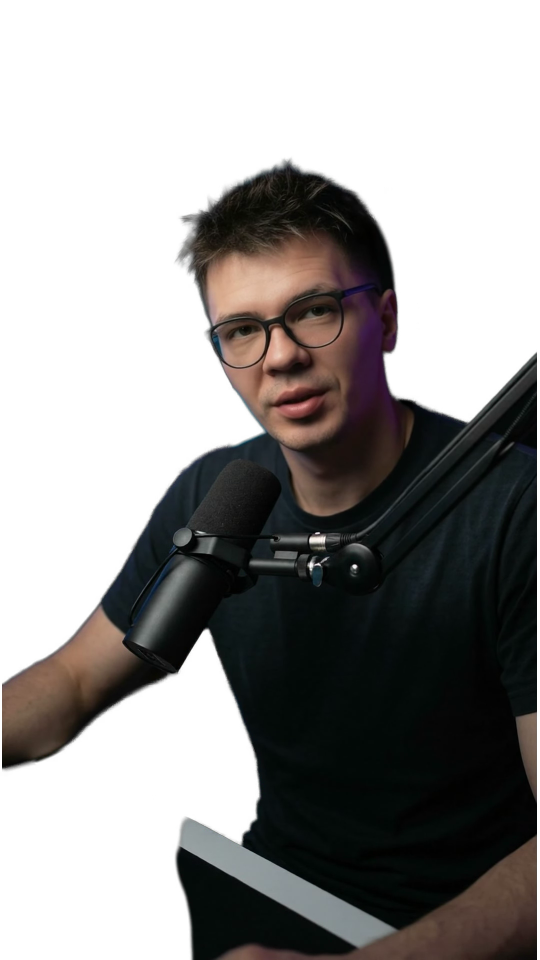
#> input picture docs/assets/ref_markus.png, 1080 x 1920 px, found by its file name (shown at 1/2 size)
$ python r.py ../../../assets/ref_markus.png out.png out.png ../../../assets/ref_markus.png
#> lines starting #> are read from the running program, lines starting #| are printed output that depends on the picture
#> (reads docs/projects/cd10/b/timeline.json from the repository)
#> further down, REF is the input picture: PIL image 1080x1920 RGBA; mean R, G, B, A 18.5, 17.2, 16, 120.5
### docs/projects/cd10/b/lib.py
import math, numpy as np
from PIL import Image, ImageDraw, ImageFont, ImageFilter
W,H,FPS=1080,1920,25
FD='/home/user/explainer-video-releases/docs/fonts/'
BG=(9,12,26); NAVY=(16,22,48); WHITE=(255,255,255); YEL=(255,211,77)
CYAN=(57,213,255); GREEN=(77,255,166); CORAL=(255,94,126); ORANGE=(255,160,60)
INK=(6,8,16); EDIT=(13,17,23)
_fc={}
# [22 lines left out: function font, not called in this run]
def clamp(x,a=0.,b=1.): return max(a,min(b,x))
def eo(x): x=clamp(x); return 1-(1-x)**3
def ei(x): x=clamp(x); return x**3
def eio(x): x=clamp(x); return 3*x*x-2*x**3
def eob(x,s=1.4): x=clamp(x); return 1+(s+1)*(x-1)**3+s*(x-1)**2
def prog(t,t0,d): return clamp((t-t0)/d) if d>0 else float(t>=t0)
def lerp(a,b,p): return a+(b-a)*p
def mixc(a,b,p): return tuple(int(round(a[i]+(b[i]-a[i])*p)) for i in range(3))
# [27 lines left out: functions comp, text_layer, txt, not called in this run]
def rrect_mask(w,h,r,ss=3):
    m=Image.new('L',(w*ss,h*ss),0); ImageDraw.Draw(m).rounded_rectangle((0,0,w*ss-1,h*ss-1),r*ss,fill=255)
    return m.resize((w,h),Image.LANCZOS)
# [4 lines left out: function glow, not called in this run]
def vignette(img,strength=0.55):
#> called with strength = 0.5
    yy,xx=np.mgrid[0:H,0:W]; d=np.sqrt(((xx-W/2)/(W*0.62))**2+((yy-H/2)/(H*0.6))**2)
    v=np.clip((d-0.55)/0.6,0,1)**1.6*strength
    a=(v*255).astype(np.uint8); lay=Image.new('RGBA',(W,H),(0,0,0,255)); lay.putalpha(Image.fromarray(a))
#> after `lay.putalpha(Image.fromarray(a))`:
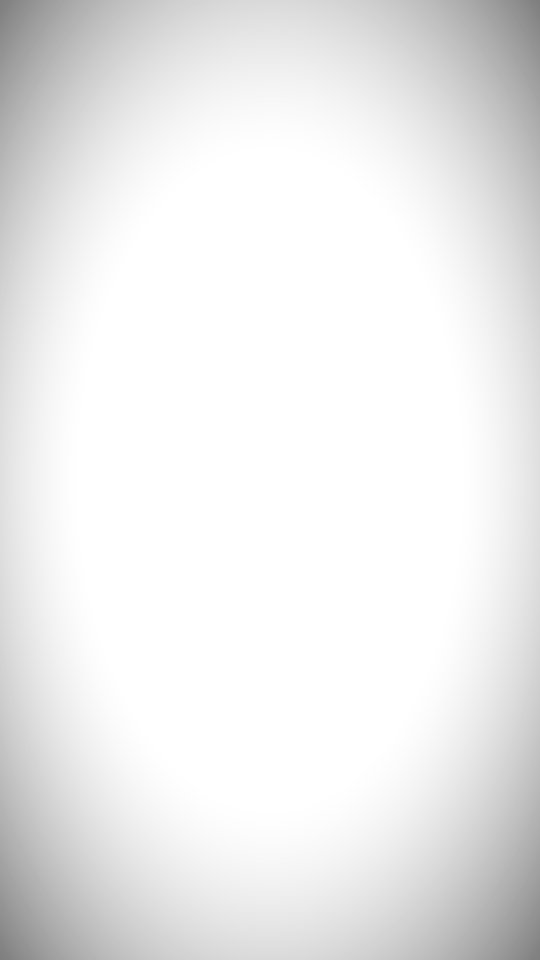
#> lay: PIL image 1080x1920 RGBA (shown at 1/2 size); mean R, G, B, A 0, 0, 0, 19.2; transparent parts drawn white
#> after `lay.putalpha(Image.fromarray(a))`:
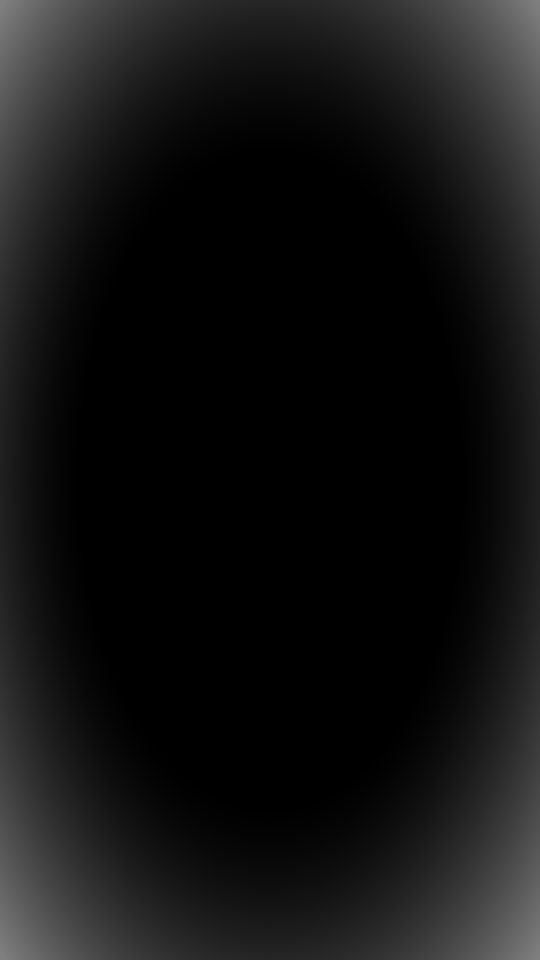
#> a: shape (1920, 1080) (shown at 1/2 size); min 0, max 127, mean 19.2
    return lay

### docs/projects/cd10/b/r.py
# cd10 renderer: «нейросеть рисует пикселями, код — формулами». Pillow, 25 fps, 1080x1920.
import sys, os, json, math, subprocess, numpy as np
from PIL import Image, ImageDraw, ImageFilter
from lib import *
import scene as SC
from edge import lineart
ROOT=os.path.dirname(os.path.abspath(__file__)); P=lambda *a: os.path.join(ROOT,*a)
TL=json.load(open(P('timeline.json')))       # phrases, words, avatar segments
PH=TL['phrases']; WD=TL['words']; TOT=TL['tot']; AV=TL.get('avatar')
COVER=3                                        # cover frames before t=0
NF=COVER+int(round(TOT*FPS))
def pt(i,k=0): return PH[i][k]
# [8 lines left out: function wt, not called in this run]
# ---------------- avatar ----------------
_avc={}
REF=Image.open('/home/user/explainer-video-releases/docs/assets/ref_markus.png').convert('RGBA')
# [12 lines left out: function av_frame, not called in this run]
CROP=(150,250,1050,1290)   # head + mic region of the 1080x1920 avatar frame
# [18 lines left out: functions av_card, put_card, not called in this run]
# ---------------- background ----------------
_bgc=None
# [11 lines left out: function background, not called in this run]
# ---------------- captions ----------------
KEY={'пикселями','формулами','зуме','каша','ни','шума','шаг','миллион','инструкцию','круг','радиус','жёлтый','билборд',
     'правки','голубую','всё','другие','одну','строчку','время','ожила','лицо','фотограф','чертёжник','кодом','меня','наверное','svg','нарисовать','подпишись'}
# [16 lines left out: function cap_chunks, not called in this run]
CAPS=None
# [29 lines left out: functions caption, label, not called in this run]
def panel(img,w,h,col,radius=30,bw=5):
    m=rrect_mask(w,h,radius); out=Image.new('RGBA',(w,h),(0,0,0,0)); out.paste(img.resize((w,h)) if img.size!=(w,h) else img,(0,0),m)
    ImageDraw.Draw(out).rounded_rectangle((1,1,w-2,h-2),radius,outline=col+(255,),width=bw); return out
# [21 lines left out: function code_layer, not called in this run]
TAG=(255,123,114); ATT=(121,192,255); STR=(165,214,255); PUN=(201,209,217); NUM=(255,166,87); YELC=(255,211,77)
SVG_LINES=[
 [('<svg ',TAG),('viewBox=',ATT),('"0 0 1000 1000"',STR),('>',TAG)],
 [('  <rect ',TAG),('fill=',ATT),('"url(#night)"',STR),('/>',TAG)],
 [('  <circle ',TAG),('cx=',ATT),('"690" ',NUM),('cy=',ATT),('"260"',NUM)],
 [('          r=',ATT),('"120" ',NUM),('fill=',ATT),('"#FFD34D"',YELC),('/>',TAG)],
 [('  <path ',TAG),('d=',ATT),('"M0 470 Q120 360…"',STR),('/>',TAG)],
 [('</svg>',TAG)],
]
def nchars(lines,upto_line): return sum(len(s) for ln in lines[:upto_line] for s,_ in ln)
# ---------------- 3D helper ----------------
# [20 lines left out: functions persp_coeffs, project, not called in this run]
# ---------------- scenes ----------------
def flash(base,t,t0,col=(220,240,255),a0=0.55,d=0.14):
    if t0<=t<t0+d:
        a=a0*(1-(t-t0)/d); comp(base,Image.new('RGBA',(W,H),col+(255,)),(0,0),a)
GLY=['<path','r=120','#FFD34D','cx=690','</svg>','fill=','M0 470','Q120','<circle','{ }','sin(t)']
# [45 lines left out: function hook, not called in this run]
_rast={}
def rast(key,variant=0,col=YEL,res=256,seed=3):
    if key not in _rast: _rast[key]=SC.raster(variant,col,res,seed)
    return _rast[key]
# [23 lines left out: function zoom_split, not called in this run]
# --- diffusion ---
_diff={}
# [18 lines left out: functions diff_frames, show_diff, not called in this run]
PROMPT='ночные горы, луна, звёзды'
_big=None
# [114 lines left out: functions diffusion, code_canvas, code_scene, billboard, not called in this run]
# --- edit ---
EDIT_LINES=[[('<circle ',TAG),('cx=',ATT),('"690" ',NUM),('cy=',ATT),('"260"',NUM)],
            [('        r=',ATT),('"120" ',NUM),('fill=',ATT),('"#FFD34D"',YELC),('/>',TAG)]]
BLUE=(110,200,255)
# [38 lines left out: function edit_scene, not called in this run]
# --- animate (exploded 3D layers) ---
_lay=None
# [67 lines left out: functions anim_scene, icon_camera, icon_compass, balance, not called in this run]
# --- ending ---
SRC=[l.rstrip() for l in open(__file__,encoding='utf-8').read().splitlines() if l.strip()]
# [58 lines left out: functions code_wall, ending, cover, frame, not called in this run]
VIG=vignette(None,0.5)
if __name__=='__main__':
    a=sys.argv[1]
    if a=='png':
        out=sys.argv[2]; ts=[float(x) for x in sys.argv[3].split(',')]
        ims=[frame(COVER+int(round(x*FPS))) if x>=0 else frame(0) for x in ts]
        n=len(ims); cols=min(n,4); rows=(n+cols-1)//cols; sh=Image.new('RGB',(cols*360,rows*640))
        for i,im in enumerate(ims): sh.paste(im.convert('RGB').resize((360,640)),((i%cols)*360,(i//cols)*640))
        sh.save(out)
    elif a=='one':
        frame(COVER+int(round(float(sys.argv[3])*FPS))).convert('RGB').save(sys.argv[2])
    else:
#> (the run stopped early here; a loop or call above may not have finished)
